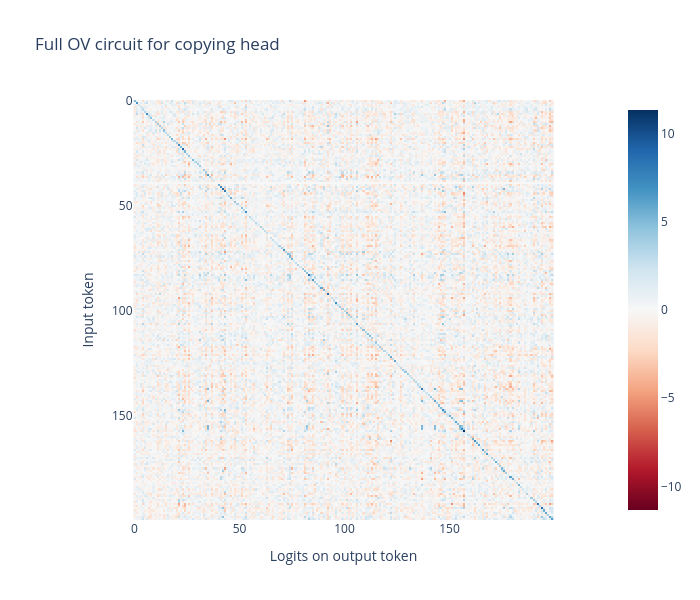

This figure's notebook cell:
### Code cell
indices = t.randint(0, model._model.d_vocab, (200,))
full_OV_circuit_sample = full_OV_circuit[indices][:, indices]

imshow(
    to_numpy(full_OV_circuit_sample),
    labels={"x": "Logits on output token", "y": "Input token"},
    title="Full OV circuit for copying head",
    width=700,
    height=600,
)

### Figure 1 — Plotly figure (JSON) as saved in the notebook; plotly's stock layout.template omitted (floating-point values rounded to 4 significant figures; data arrays with more than 128 entries replaced by an {"elided": "..."} marker saying what was removed)
{"data": [{"coloraxis": "coloraxis", "hovertemplate": "Logits on output token: %{x}<br>Input token: %{y}<br>color: %{z}<extra></extra>", "name": "0", "type": "heatmap", "xaxis": "x", "yaxis": "y", "z": {"elided": "200x200 float values"}}], "layout": {"coloraxis": {"cmid": 0, "colorscale": [[0, "rgb(103,0,31)"], [0.1, "rgb(178,24,43)"], [0.2, "rgb(214,96,77)"], [0.3, "rgb(244,165,130)"], [0.4, "rgb(253,219,199)"], [0.5, "rgb(247,247,247)"], [0.6, "rgb(209,229,240)"], [0.7, "rgb(146,197,222)"], [0.8, "rgb(67,147,195)"], [0.9, "rgb(33,102,172)"], [1, "rgb(5,48,97)"]]}, "height": 600, "title": {"text": "Full OV circuit for copying head"}, "width": 700, "xaxis": {"anchor": "y", "constrain": "domain", "domain": [0, 1], "scaleanchor": "y", "title": {"text": "Logits on output token"}}, "yaxis": {"anchor": "x", "autorange": "reversed", "constrain": "domain", "domain": [0, 1], "title": {"text": "Input token"}}}}
